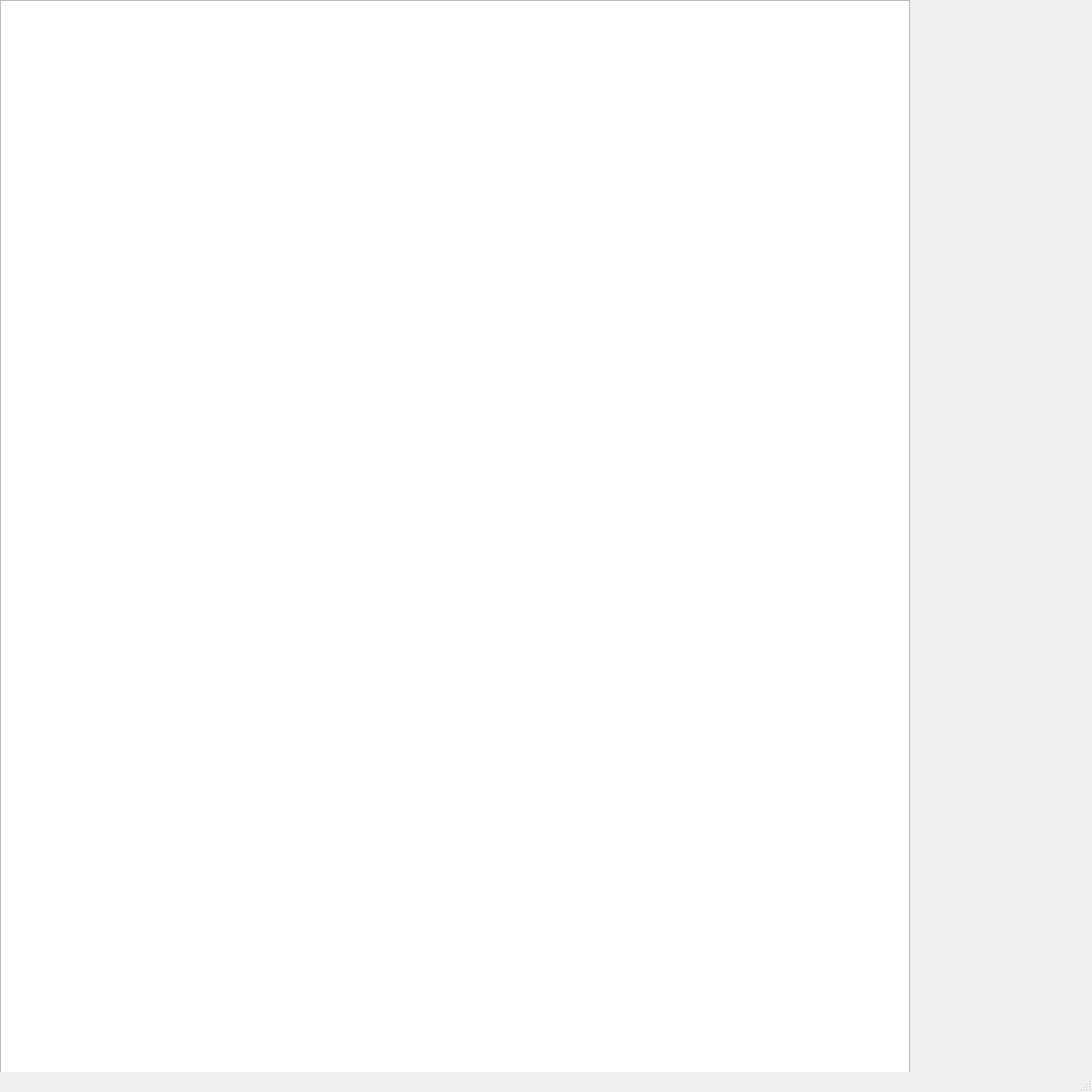
<?xml version="1.0" encoding="UTF-8"?>
<ui version="4.0">
 <class>MainWindow</class>
 <widget class="QMainWindow" name="MainWindow">
  <property name="geometry">
   <rect>
    <x>0</x>
    <y>0</y>
    <width>1200</width>
    <height>1200</height>
   </rect>
  </property>
  <property name="windowTitle">
   <string>MainWindow</string>
  </property>
  <widget class="QWidget" name="centralwidget">
   <widget class="QGraphicsView" name="graphicsView0">
    <property name="geometry">
     <rect>
      <x>0</x>
      <y>0</y>
      <width>1000</width>
      <height>2000</height>
     </rect>
    </property>
   </widget>
  </widget>
  <widget class="QMenuBar" name="menubar">
   <property name="geometry">
    <rect>
     <x>0</x>
     <y>0</y>
     <width>1200</width>
     <height>26</height>
    </rect>
   </property>
  </widget>
  <widget class="QStatusBar" name="statusbar"/>
 </widget>
 <resources/>
 <connections/>
</ui>
